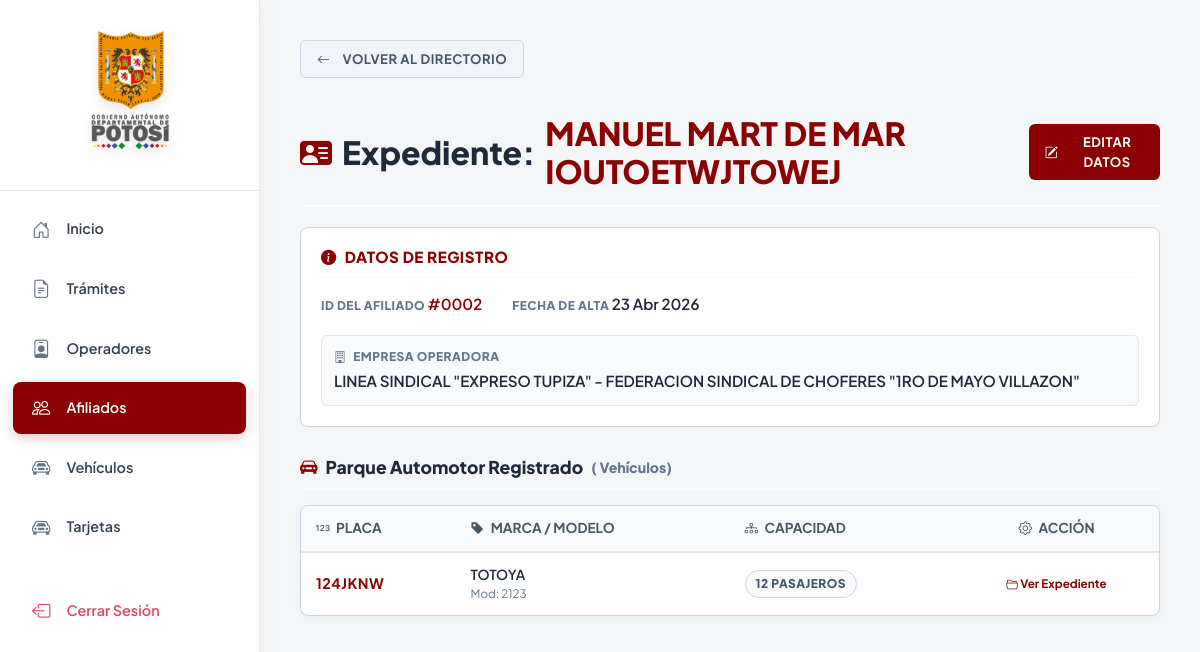
Page /afiliado/detalle/2/ (signed in) on the earlier database version.
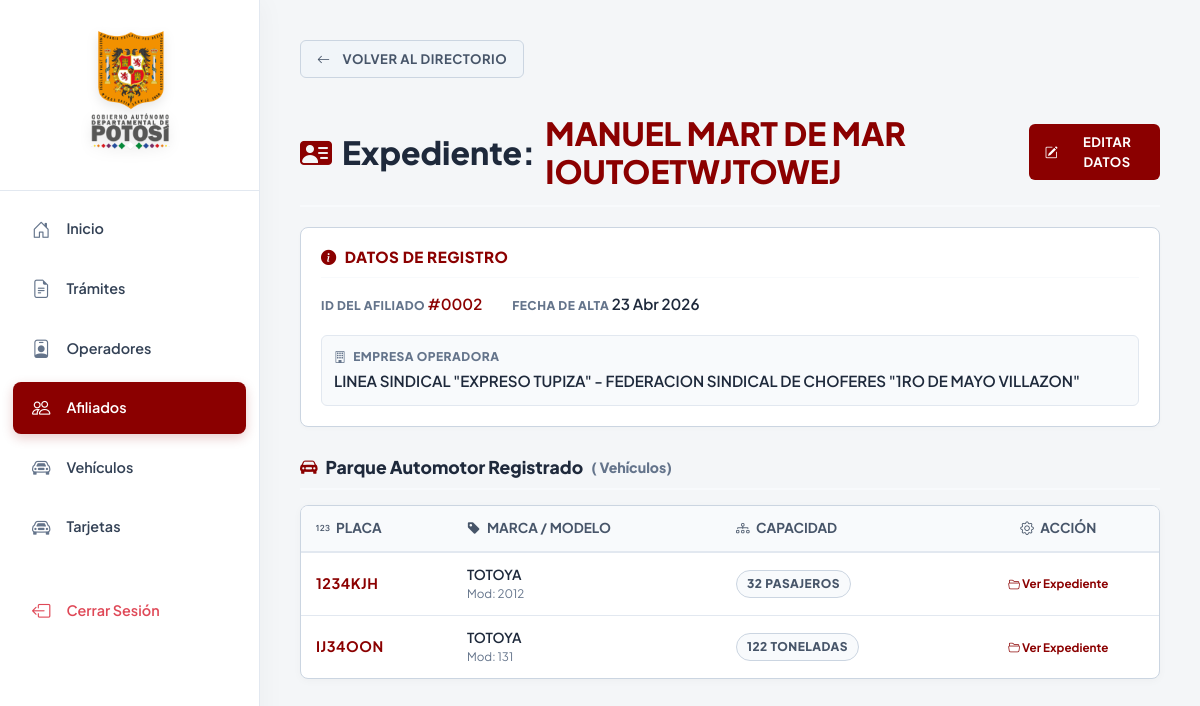
Same page on the later database version.
### apps/vehiculo/models.py (models this page shows, shortened)
class Vehiculo(models.Model):
    TRANSPORTE = (
        ('p', 'PASAJEROS'),
        ('c', 'CARGA'),
    )
    afiliado = models.ForeignKey(
        Afiliado,
        on_delete=models.PROTECT,
        related_name='vehiculo_afiliado'
    )
    marca = models.ForeignKey(
        MarcaVehiculo,
        on_delete=models.PROTECT,
        related_name='vehiculo_marca'
    )
    tipo = models.ForeignKey(
        TipoVehiculo,
        on_delete=models.PROTECT,
        related_name='vehiculo_tipo'
    )
    propietario = models.CharField(max_length=500, blank=True)
    transporte = models.CharField(max_length=20, choices=TRANSPORTE)
    modelo = models.PositiveIntegerField()
    placa = models.CharField(max_length=7, unique=True)
    chasis = models.CharField(max_length=100, unique=True)
    capacidad = models.CharField(max_length=20)
    fecha_registro = models.DateTimeField(auto_now_add=True)

class MarcaVehiculo(models.Model):
    nombre = models.CharField(max_length=100)
    fecha_registro = models.DateTimeField(auto_now_add=True)
    def __str__(self):
        return self.nombre

### apps/afiliado/views.py (the view, shortened to what this page needs)
# urls.py: path('afiliado/detalle/<int:id_afiliado>/', views.detalle_afiliado, name='detalle_afiliado'),
@login_required
@user_passes_test(es_admin, login_url='/', redirect_field_name=None)
def detalle_afiliado(request: HttpRequest, id_afiliado: int) -> HttpResponse:
    afiliado = get_object_or_404(Afiliado.objects.select_related('operador'), id=id_afiliado)
    form_afiliado = EditarAfiliadoForm(instance=afiliado)
    contexto = {
        'afiliado': afiliado,
        'form_afiliado': form_afiliado,
    }
    return render(request, 'afiliado/detalle.html', contexto)

### apps/operador/models.py (called while the page is built)
    def __str__(self):
        return f"{self.organizacion.nombre} - {self.federacion.nombre}"

### apps/usuario/permisos.py (called while the page is built)
def es_admin(user):
    return user.is_authenticated and user.rol in ['sa', 'a']

### templates/afiliado/detalle.html (shortened to what the changed rows need)
{% extends 'base.html' %}
{% block content %}
<div>
    <div class="header-pagina">
        <h2 class="titulo-principal">
            <i class="bi bi-person-vcard-fill" style="color: var(--color-principal);"></i>
            Expediente: <span style="color: var(--color-principal);">{{ afiliado.nombre_completo|upper }}</span>
        </h2>
    </div>
    <div class="tabla-contenedor">
        <table class="tabla-moderna">
            <thead>
                <tr>
                    <th><i class="bi bi-123 me-1"></i> Placa</th>
                    <th><i class="bi bi-tag-fill me-1"></i> Marca / Modelo</th>
                    <th><i class="bi bi-diagram-3 me-1"></i> Capacidad</th>
                    <th style="text-align: center;"><i class="bi bi-gear me-1"></i> Acción</th>
                </tr>
            </thead>
            <tbody>
                {% for vehiculo in afiliado.vehiculo_afiliado.all %}
                <tr>
                    <td><strong style="color: var(--color-principal); font-size: 1.05em; letter-spacing: 0.5px;">{{ vehiculo.placa|upper }}</strong></td>
                    <td>
                        <div style="font-weight: 600;">{{ vehiculo.marca }}</div>
                        <div style="color: #64748b; font-size: 0.85em;">Mod: {{ vehiculo.modelo }}</div>
                    </td>
                    <td>
                        <span class="badge-transporte">
                            {{ vehiculo.capacidad }}
                            {% if vehiculo.transporte == 'p' %}pasajeros{% else %}toneladas{% endif %}
                        </span>
                    </td>
                    <td style="text-align: center;">
                        <a href="{% url 'vehiculo:detalle_vehiculo' vehiculo.placa %}" class="link-custom">
                            <i class="bi bi-folder2-open"></i> Ver Expediente
                        </a>
                    </td>
                </tr>
                {% empty %}
                <tr>
                    <td colspan="4" style="text-align: center; padding: 40px; color: #94a3b8;">
                        <i class="bi bi-cone-striped fs-2 d-block mb-2"></i> Este afiliado no tiene unidades de transporte registradas.
                    </td>
                </tr>
                {% endfor %}
            </tbody>
        </table>
    </div>
</div>
{% endblock %}

Differences in the rows shown:
no longer on this page (row edited): Vehiculo: placa "124JKNW", marca "TOTOYA", modelo "2123", capacidad "12", transporte "PASAJEROS"
now on this page (row edited): Vehiculo: placa "1234KJH", marca "TOTOYA", modelo "2012", capacidad "32", transporte "PASAJEROS"
added Vehiculo: placa "IJ34OON", marca "TOTOYA", modelo "131", capacidad "122", transporte "TONELADAS"
